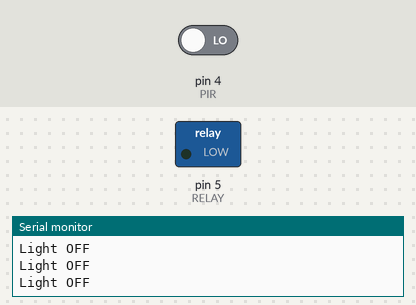
Bench run of a sketch on a simulated Arduino Uno, built with avr-gcc and run on an emulated ATmega328P. Shown: switched loads named in the sketch (green lamp = pin HIGH), the last lines printed to the serial monitor. The test bench sets the inputs (shaded band); at power-on: pin 4 (PIR) LOW.

Above: at 2.8 s.
2.9 s: pin 4 (PIR) driven HIGH
At 4.2 s:
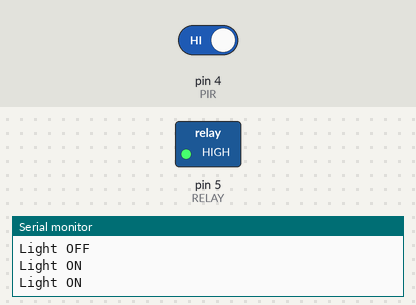
4.5 s: pin 4 (PIR) driven LOW
At 5.9 s:
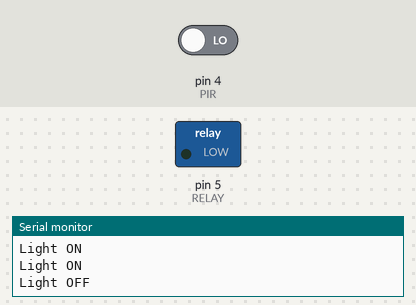
Timing chart, 0 to 7.5 s (numbered marks = the images above; inputs shaded):
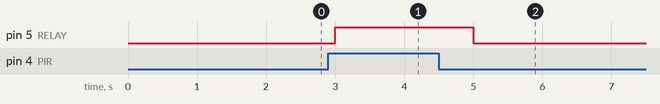

Measured:
- after the input at 2.9 s, pin 5 (RELAY): LOW → HIGH after 0.10 s
- after the input at 4.5 s, pin 5 (RELAY): HIGH → LOW after 0.50 s

The sketch:

main.ino
```cpp
#define PIR 4
#define RELAY 5

void setup() {
  pinMode(PIR, INPUT);
  pinMode(RELAY, OUTPUT);
  Serial.begin(9600);
}

void loop() {
  int motion = digitalRead(PIR);

  if(motion == HIGH) {
    digitalWrite(RELAY, HIGH);
    Serial.println("Light ON");
  }
  else {
    digitalWrite(RELAY, LOW);
    Serial.println("Light OFF");
  }

  delay(1000);
}
```
